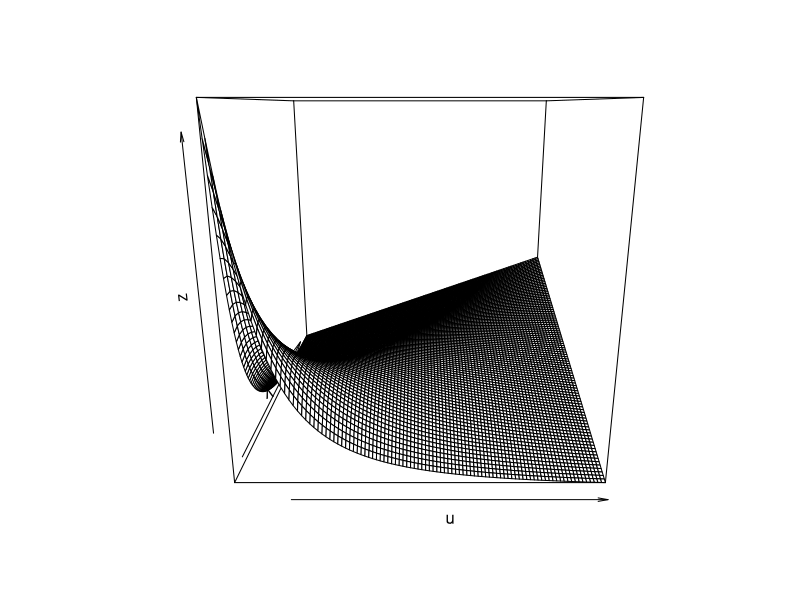
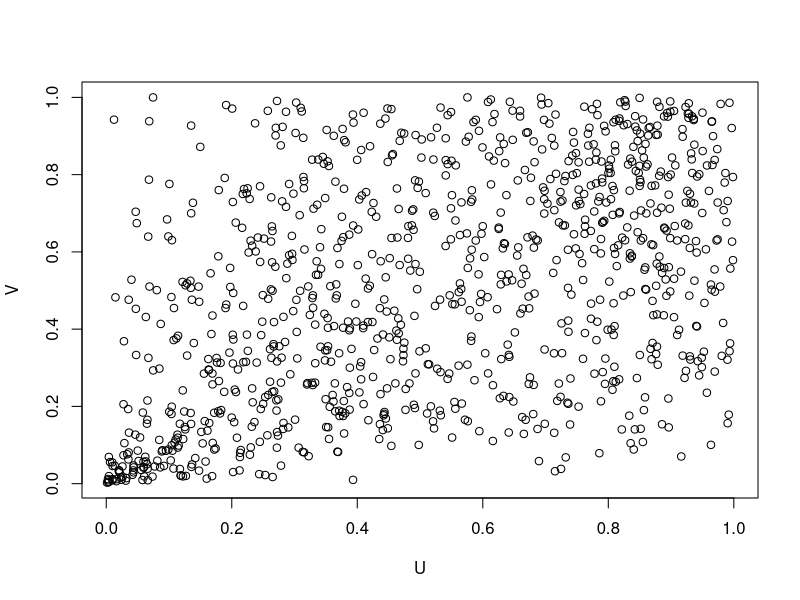
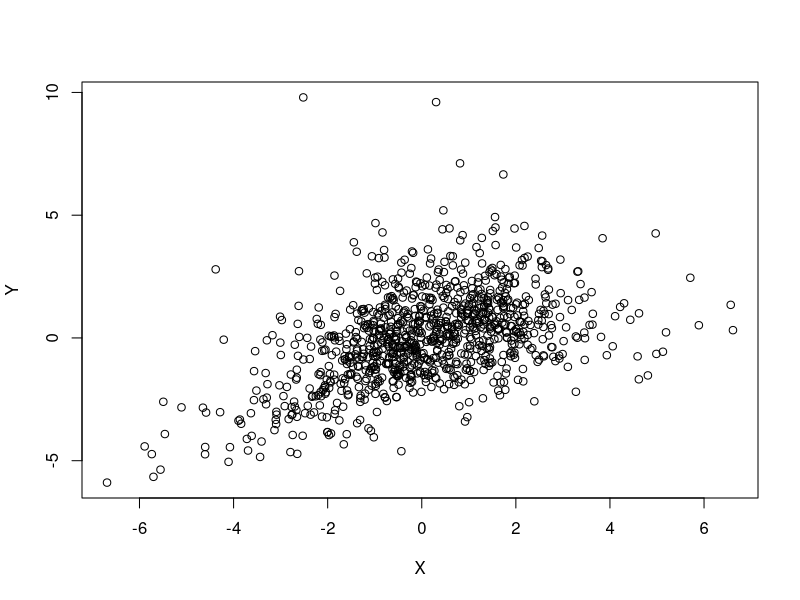
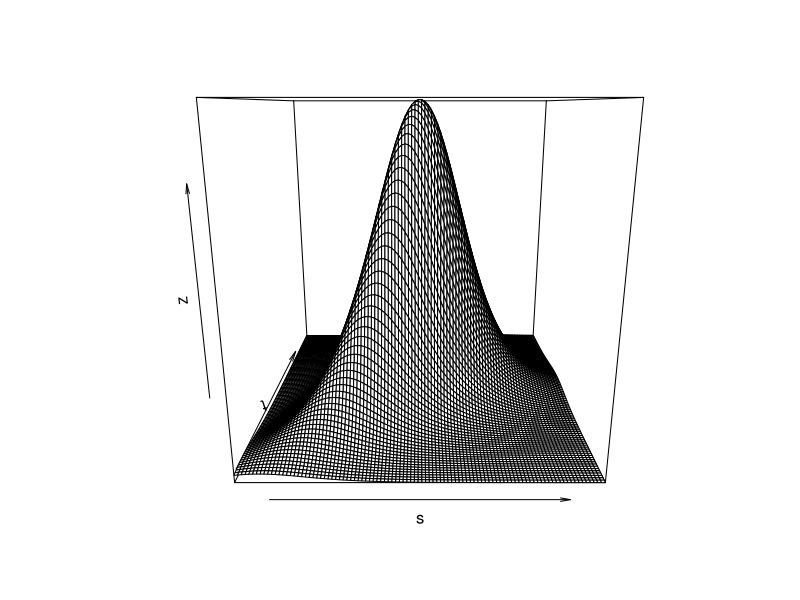
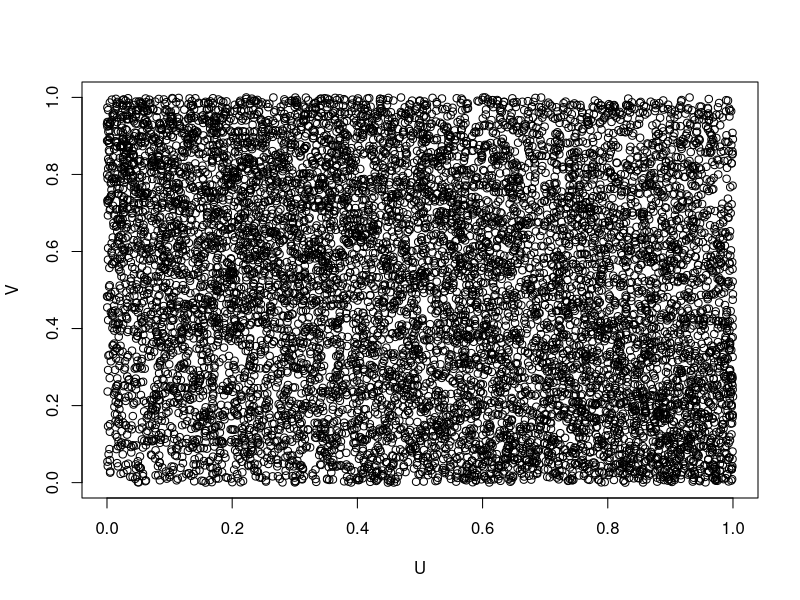
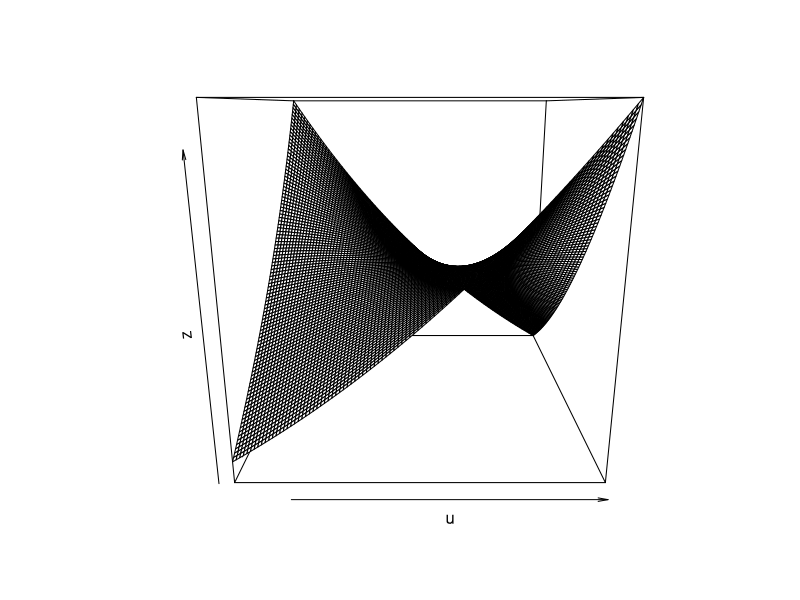
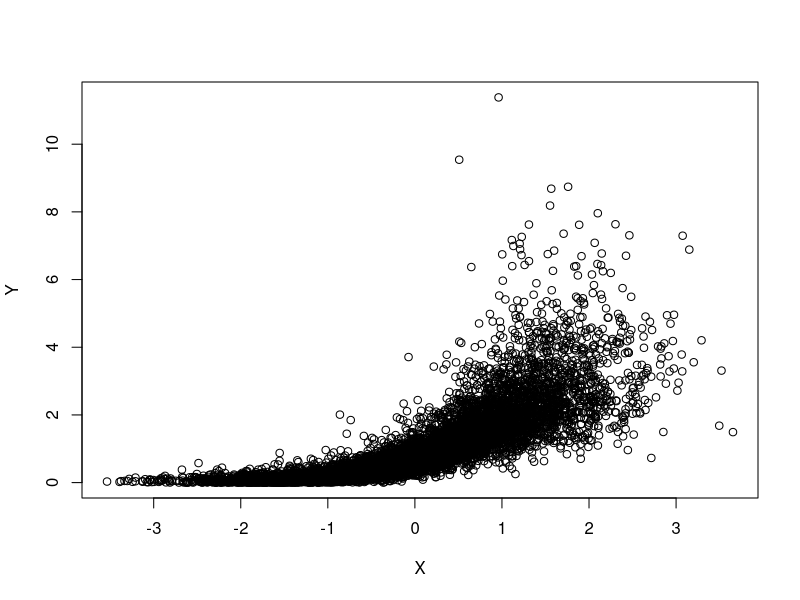
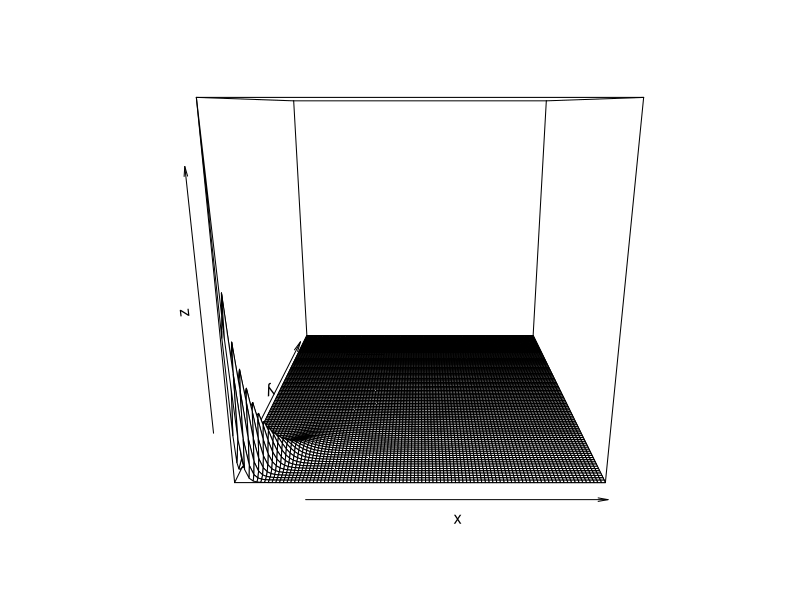

The R script that drew these images, in order:
# TD 3
# Ex. 1
# Copule elliptique
# on desine c(u,v)
u <- seq(0.05,1,length=100)
v <- seq(0.05,1,length=100)
c <-function(u,v){return (2*u*v/(u+v-u*v)^3)}
z <- outer(u,v,c)
persp(u,v,z)
# on simule n couples (U,V) et plot
n <- 10^3
U <- runif(n) 
Z <- runif(n)
V <- sqrt(Z)*U/(1+sqrt(Z)*U-sqrt(Z))
plot(U,V)
# on calcule tau kendall empirique

#tau <- 4/(n*(n-1))*
# on simule couple (X,Y) comme inv(F(U)),inv(G(V))
X <- log(U/(1-U))
Y <- log(V/(1-V))
plot(X,Y)
# on desine densite h(s,t)
s <- seq(-5,5,length=100)
t <- seq(-5,5,length=100)
h <-function(s,t){return (2*exp(-s-t)/(1+exp(-s)+exp(-t))^3)}
z <- outer(s,t,h)
persp(s,t,z)

# Simuler copule de Franck
theta <- -1
n <- 10^4
U <- runif(n) 
Z <- runif(n)
V <- -1/theta*log(1+exp(theta*U)*Z*(exp(-theta)-1)/(1-(1-exp(theta*U))*Z))
plot(U,V)
# on desine c(u,v)
u <- seq(0.05,1,length=100)
v <- seq(0.05,1,length=100)
c_fr <- function(u,v){ 
  return (exp(-theta*u)*(-theta*exp(-theta*v))*(exp(-theta)-1)/(exp(-theta)-1+(exp(-theta*u)-1)*(exp(-theta*v)-1))^2)
  }
z <- outer(u,v,c_fr)
persp(u,v,z)
# on fait des marges exponentielles F(x)=1-exp(-x), G(y)=1-exp(-y)
theta <- 15
n <- 10^4
U <- runif(n) 
Z <- runif(n)
V <- -1/theta*log(1+exp(theta*U)*Z*(exp(-theta)-1)/(1-(1-exp(theta*U))*Z))
X <- qnorm(U)
Y <- qexp(V)
plot(X,Y)
# on desine densite h(x,y)=f(x)g(y)*c(F(x)*G(y))
x <- seq(0.05,10,length=100)
y <- seq(0.05,10,length=100)
h_fr <- function(x,y){ 
  return (dexp(x)*dexp(y)*c_fr(pexp(x),pexp(y)))
}
z <- outer(x,y,h_fr)
persp(x,y,z)

# Copule FGM. Methode de rejet
n <- 10^3
theta <- 1 # in [-1;1]
K <- 1+abs(theta)
fgm <- function(u,v) { return(1+theta*(1-2*u)*(1-2*v)) }
U <- rep(0,n)
V <- rep(0,n)
for (i in 1:n){
  u <- 10^5
  v <- 0
  z <- 0
  while (z>fgm(u,v)){
    u <- runif(1)
    v <- runif(1)
    z <- runif(1, min = 0, max = K)
  }
  U[i] <- u
  V[i] <- v
}
plot(U,V)
# on desine c(u,v)
u <- seq(0.05,1,length=100)
v <- seq(0.05,1,length=100)
z <- outer(u,v,fgm)
persp(u,v,z)

